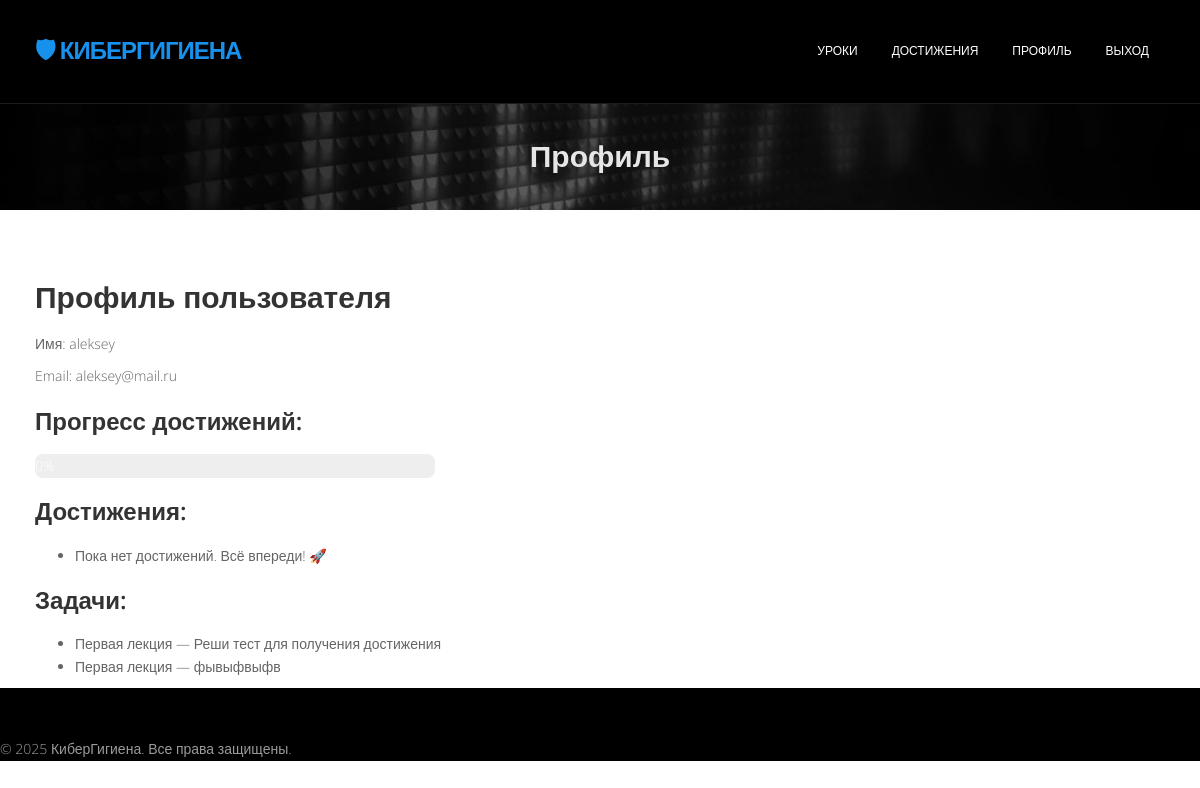
Before: /profile/ (signed in) with the older database file.
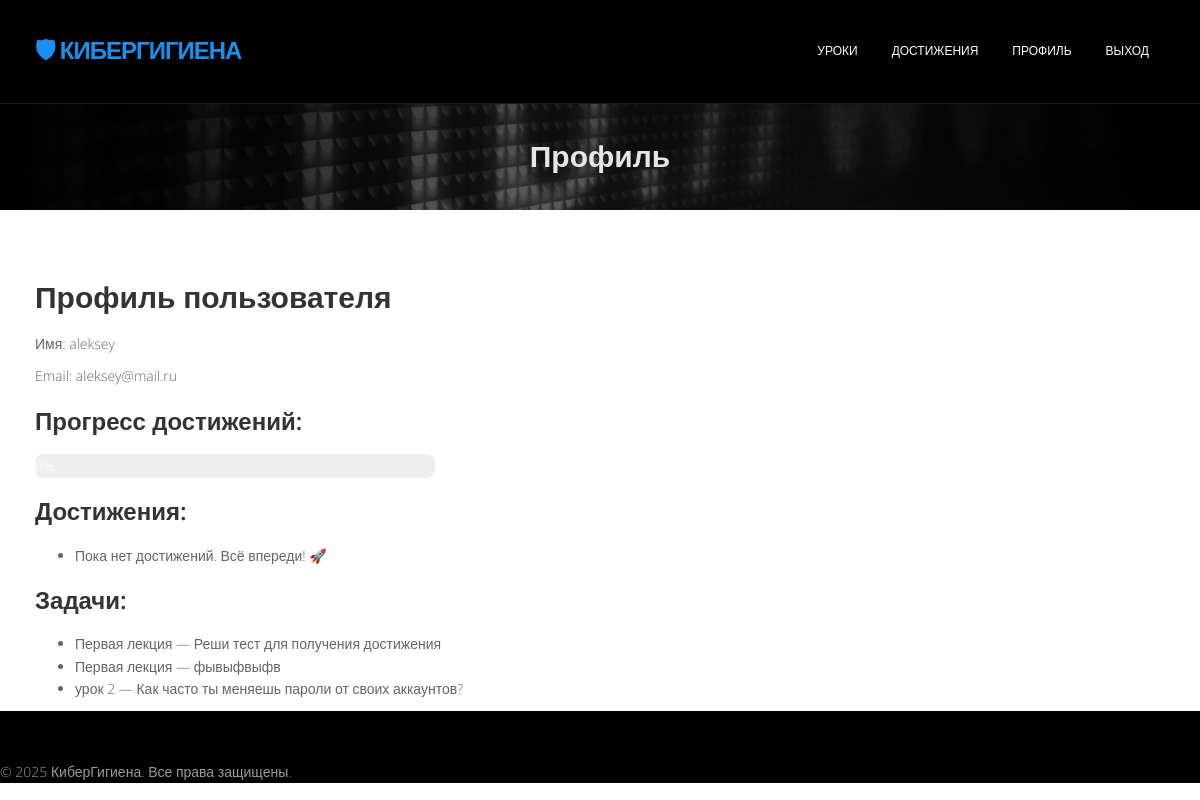
After: the same page with the newer database file.
### kyberapp/models.py (models this page shows, shortened)
class Task(models.Model):
    lesson = models.ForeignKey(Lesson, related_name='tasks',
                               on_delete=models.CASCADE, verbose_name='Урок')
    question = models.TextField(_('Вопрос'))
    points = models.PositiveIntegerField(_('Баллы за выполнение'), default=10)
    achievement = models.ForeignKey(
        Achievement, null=True, blank=True,
        on_delete=models.SET_NULL,
        verbose_name='Достижение за выполнение'
    )
    class Meta:
        verbose_name = "Задача"
        verbose_name_plural = "Задачи"

class Lesson(models.Model):
    title = models.CharField(_('Название урока'), max_length=255)
    description = models.TextField(_('Описание'))
    video_url = models.URLField(_('Ссылка на видео'), blank=True, null=True)
    image = models.ImageField(_('Изображение'), upload_to='lessons/',
                              null=True, blank=True)
    created_at = models.DateTimeField(_('Дата создания'), auto_now_add=True)
    class Meta:
        verbose_name = "Урок"
        verbose_name_plural = "Уроки"

### kyberapp/views.py (the view)
# urls.py: path('profile/', views.profile, name='profile'),
@login_required
def profile(request):
    user = request.user  # Получаем текущего пользователя
    user_achievements = UserAchievement.objects.filter(user=user)  # Все достижения пользователя
    earned_achievement_ids = user_achievements.values_list('achievement_id', flat=True)  # IDs достигнутых достижений
    all_tasks = Task.objects.select_related('lesson', 'achievement')  # Все задачи, связанные с уроками и достижениями
    tasks_with_status = []  # Список для хранения задач с их статусом (выполнил/не выполнил)
    for task in all_tasks:
        is_completed = task.achievement_id in earned_achievement_ids if task.achievement else False
        tasks_with_status.append((task, is_completed))
    total_achievements = Achievement.objects.count()  # Всего достижений
    earned_achievements = user_achievements.count()  # Достигнутые достижения
    progress_percent = int((earned_achievements / total_achievements) * 100) if total_achievements else 0  # Процент выполненных достижений
    return render(
        request,
        "kyberapp/profile.html",
        {
            'user': user,
            'user_achievements': user_achievements,
            'progress_percent': progress_percent,
            'tasks_with_status': tasks_with_status,
        }
    )

### kyberapp/templates/kyberapp/profile.html (shortened to what this page needs)
{% extends "kyberapp/base.html" %}
{% block page_name %}Профиль{% endblock %}
{% block content %}
    <h2>Профиль пользователя</h2>
    <p>Имя: {{ user.username }}</p>
    <p>Email: {{ user.email }}</p>
    <h3>Прогресс достижений:</h3>
    <div style="background-color: #eee; border-radius: 8px; overflow: hidden; width: 100%; max-width: 400px; margin-bottom: 20px;">
    </div>
    <h3>Достижения:</h3>
    <ul>
        {% for achievement in user_achievements %}
            <li>{{ achievement.achievement.title }} - Получено {{ achievement.earned_at }}</li>
        {% empty %}
            <li>Пока нет достижений. Всё впереди! 🚀</li>
        {% endfor %}
    </ul>
    <h3>Задачи:</h3>
    <ul>
        {% for task, completed in tasks_with_status %}
            <li style="{% if completed %}color: gray;{% endif %}">
                {{ task.lesson.title }} — {{ task.question }}
            </li>
        {% endfor %}
    </ul>
{% endblock %}

Changed rows visible on the page:
added Task: lesson "урок 2", question "Как часто ты меняешь пароли от своих аккаунтов?"
